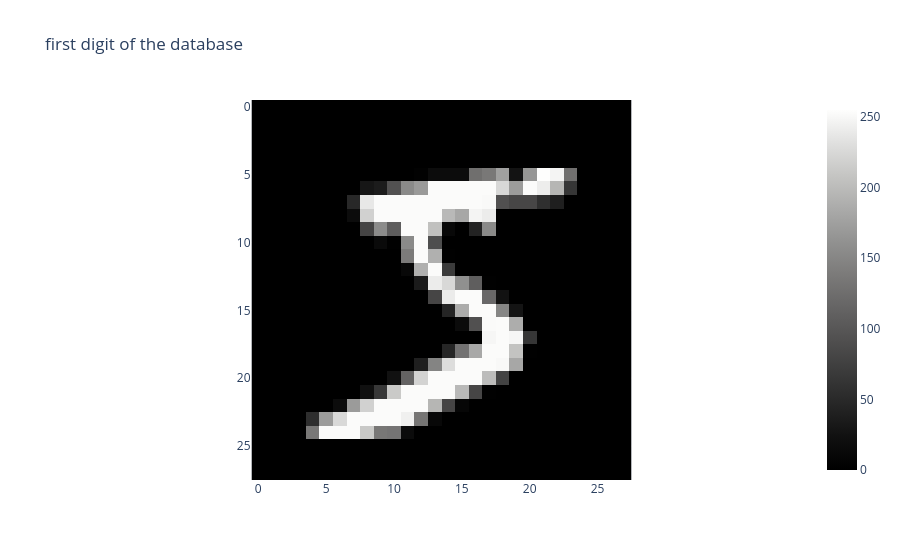

The code cell stored with this chart in its notebook:
### Markdown cell above
## Senario 1: Recognizing the digit 1

In this senario, you are a data scientist from the fictitious country of Driftistan. You are tasked with creating a model that recognizes from a handwritten drawing of a digit if a 1 is written or not. **It is currently year 2 and the people of Driftistan only use 3 digits** : 0, 1 and 2. 

To simulate this, we will take an extract of the MNIST dataset and train our model on a subset containing the digits 0, 1 and 2. The model used is a simple random forest.

### Code cell
# Load the MNIST database
(train_X, train_y), (test_X, test_y) = mnist.load_data()


figure=px.imshow(train_X[0], color_continuous_scale='gray', title="first digit of the database")
figure.show()

### Figure 1 — Plotly figure (JSON) as saved in the notebook; plotly's stock layout.template omitted (floating-point values rounded to 4 significant figures; data arrays with more than 128 entries replaced by an {"elided": "..."} marker saying what was removed)
{"data": [{"coloraxis": "coloraxis", "name": "0", "z": {"elided": "28x28 int values"}, "type": "heatmap", "xaxis": "x", "yaxis": "y", "hovertemplate": "x: %{x}<br>y: %{y}<br>color: %{z}<extra></extra>"}], "layout": {"xaxis": {"anchor": "y", "domain": [0, 1], "scaleanchor": "y", "constrain": "domain"}, "yaxis": {"anchor": "x", "domain": [0, 1], "autorange": "reversed", "constrain": "domain"}, "coloraxis": {"colorscale": [[0, "rgb(0, 0, 0)"], [0.09091, "rgb(16, 16, 16)"], [0.1818, "rgb(38, 38, 38)"], [0.2727, "rgb(59, 59, 59)"], [0.3636, "rgb(81, 80, 80)"], [0.4545, "rgb(102, 101, 101)"], [0.5455, "rgb(124, 123, 122)"], [0.6364, "rgb(146, 146, 145)"], [0.7273, "rgb(171, 171, 170)"], [0.8182, "rgb(197, 197, 195)"], [0.9091, "rgb(224, 224, 223)"], [1, "rgb(254, 254, 253)"]]}, "title": {"text": "first digit of the database"}}}
